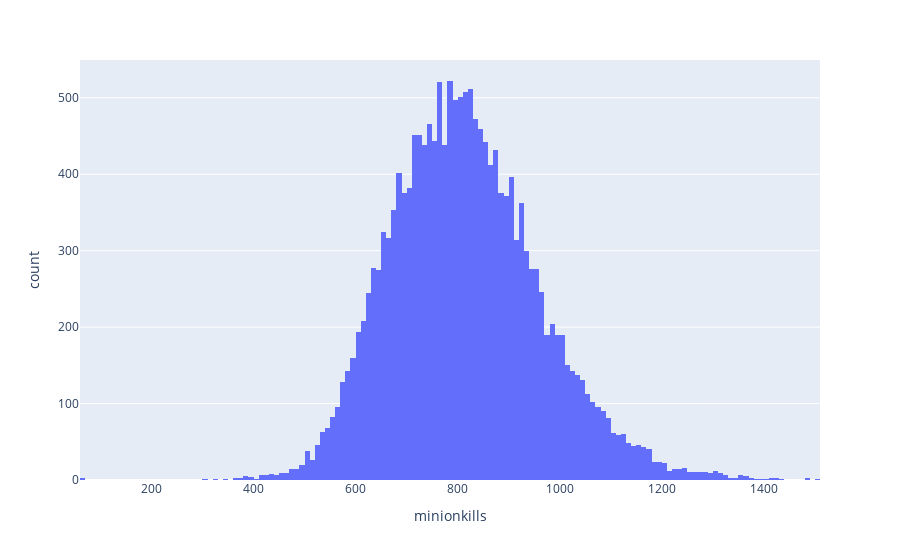

The notebook cell saved with this chart:
### Markdown cell above
## Step 2: Data Cleaning and Exploratory Data Analysis

### Code cell
# univariate analysis
fig = px.histogram(team_df, x = 'minionkills')
fig.show()

### Figure 1 — Plotly figure (JSON) as saved in the notebook; plotly's stock layout.template omitted (floating-point values rounded to 4 significant figures; data arrays with more than 128 entries replaced by an {"elided": "..."} marker saying what was removed)
{"data": [{"alignmentgroup": "True", "bingroup": "x", "hovertemplate": "minionkills=%{x}<br>count=%{y}<extra></extra>", "legendgroup": "", "marker": {"color": "#636efa", "pattern": {"shape": ""}}, "name": "", "offsetgroup": "", "orientation": "v", "showlegend": false, "type": "histogram", "x": {"elided": "17654 int values"}, "xaxis": "x", "yaxis": "y"}], "layout": {"barmode": "relative", "legend": {"tracegroupgap": 0}, "margin": {"t": 60}, "xaxis": {"anchor": "y", "domain": [0, 1], "title": {"text": "minionkills"}}, "yaxis": {"anchor": "x", "domain": [0, 1], "title": {"text": "count"}}}}
